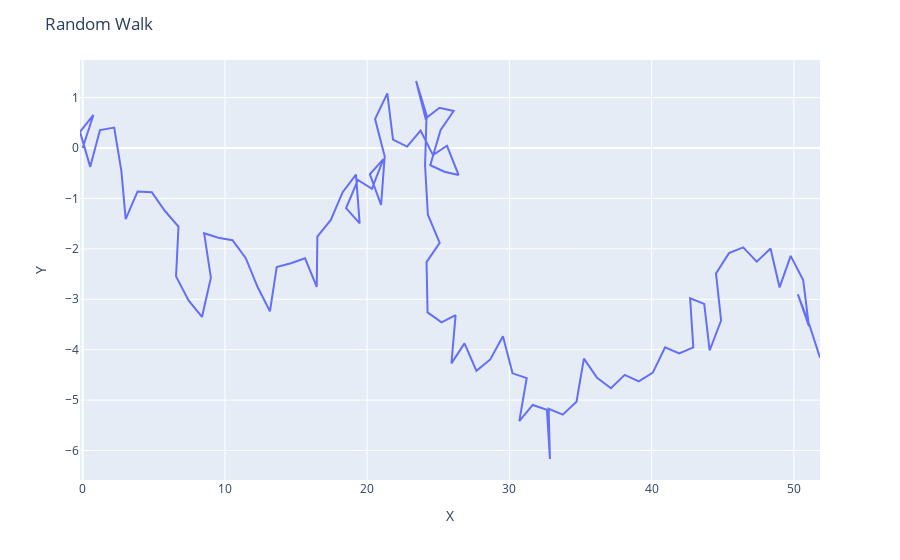

Notebook code cell kept with this figure:
### Markdown cell above
**Visualizing using Plotly**

### Code cell
fig = px.line(x=traj[:, 0], y=traj[:, 1])
fig.update_layout(title="Random Walk", xaxis_title="X", yaxis_title="Y")
fig.show()
